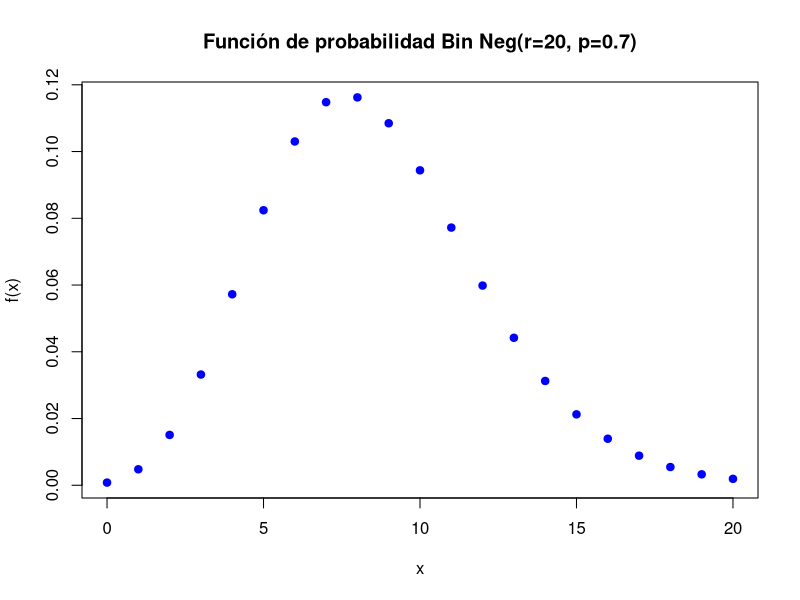
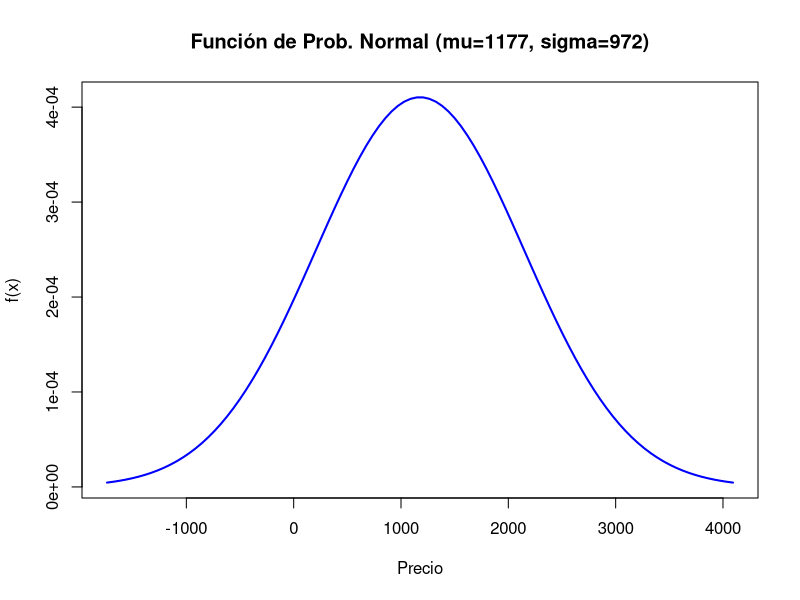
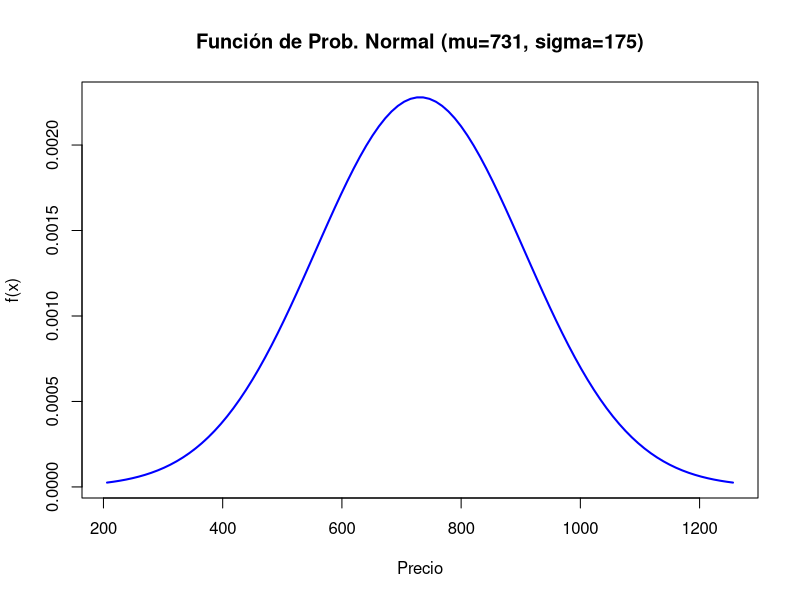
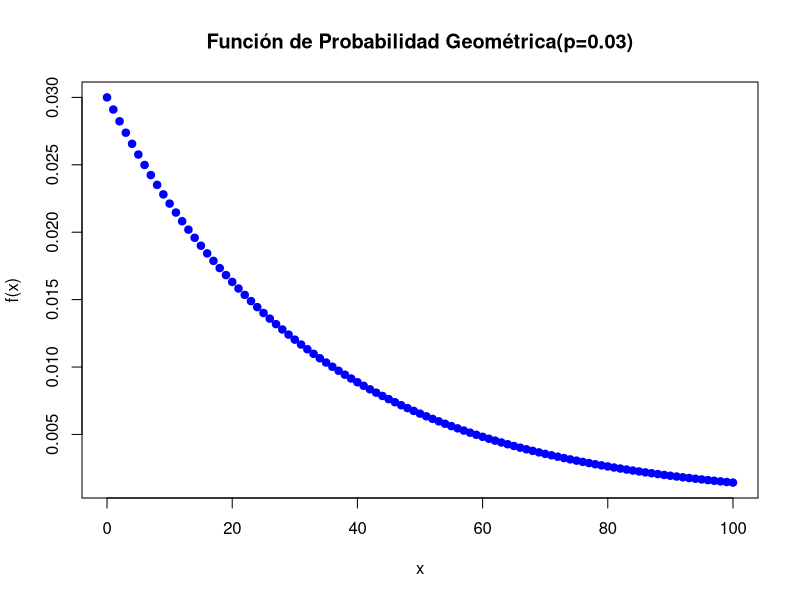
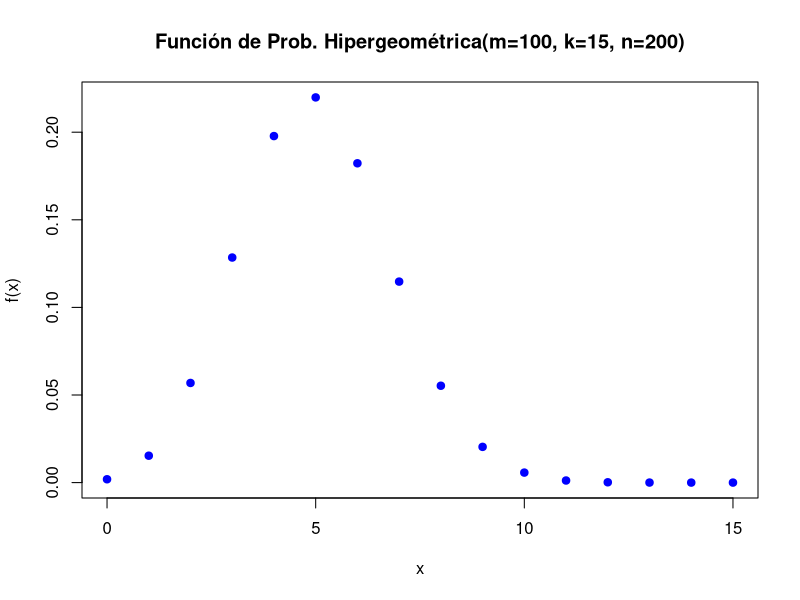

These charts were generated, in order, by the following R code:
## ---- chunk 1
dnbinom(x=20, size=20, prob=0.7)
## ---- chunk 2
dnbinom(x=10, size=20, prob=0.7)
## ---- chunk 3
x <- seq(0, 20, 1)
tabla.prob <- data.frame( x = x, probabilidad = dnbinom(x=x, size = 20, prob = 7/10))
tabla.prob
## ---- chunk 4
plot( tabla.prob, main = "Función de probabilidad Bin Neg(r=20, p=0.7)", pch = 19, ylab = "f(x)", col ="blue")
## ---- chunk 5
pnorm(1200,mean=1177, sd=972)-pnorm(1000,mean=1177, sd=972)
## ---- chunk 6
mu <- 1177
sigma <- 972
## ---- chunk 7
x <- seq(-3, 3, length = 100) * sigma + mu
## ---- chunk 8
f <- dnorm(x, mu, sigma)
plot(x, f, type = "l", lwd = 2, col = "blue", ylab = "f(x)", xlab = "Precio",  main = "Función de Prob. Normal (mu=1177, sigma=972)", pch = 19)
## ---- chunk 9
pnorm(700,mean=731, sd=175)-pnorm(600,mean=1177, sd=175)
## ---- chunk 10
1-pnorm(800,mean=731, sd=175)
## ---- chunk 11
mu <- 731
sigma <- 175
## ---- chunk 12
x <- seq(-3, 3, length = 100) * sigma + mu
## ---- chunk 13
f <- dnorm(x, mu, sigma)
plot(x, f, type = "l", lwd = 2, col = "blue", ylab = "f(x)", xlab = "Precio", main = "Función de Prob. Normal (mu=731, sigma=175)", pch = 19)
## ---- chunk 14
dgeom(x=99, prob=0.03)
## ---- chunk 15
dgeom(x=49, prob=0.03)
## ---- chunk 16
dgeom(x=0, prob=0.03)
## ---- chunk 17
x <- seq(0, 100, 1)
tabla.prob <- data.frame( x = x, probabilidad = dgeom(x=x, prob = 0.03))
tabla.prob
## ---- chunk 18
plot( tabla.prob, main = "Función de Probabilidad Geométrica(p=0.03)", pch = 19, ylab = "f(x)", col ="blue")
## ---- chunk 19
dhyper(x=15, m=100, k=15, n=200)
## ---- chunk 20
1-dhyper(x=2, m=100, k=15, n=200)
## ---- chunk 21
phyper( q=8, m=100, k=15, n=200)- phyper(q=5, m=100, k=15, n=200)
## ---- chunk 22
x <- seq(0, 15, 1)
tabla.prob <- data.frame( x = x, probabilidad = dhyper(x=x, m=100, k=15, n=200))
tabla.prob
## ---- chunk 23
plot( tabla.prob, main = "Función de Prob. Hipergeométrica(m=100, k=15, n=200)", pch = 19, ylab = "f(x)", col ="blue")
